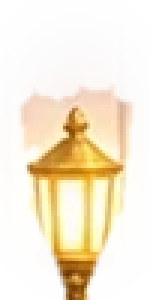
#> input picture assets/terrain/erpien/decoration_home_lantern.webp, 50 x 100 px, given as the content of the folder ../../../assets/terrain/erpien/gate_ground_top_c.webp, which was not available (shown 3 times larger)
$ python erpien_self_check.py ../../../assets/terrain/erpien/decoration_home_lantern.webp ../../../assets/terrain/erpien/gate_ground_top_c.webp ../../../assets/terrain/erpien/gate_ground_top_c.webp
#> lines starting #> are read from the running program, lines starting #| are printed output that depends on the picture; after the words box and inside, x2 and y2 are one past the last pixel; in counts of white or black regions, pixels touching at a corner belong together
"""Erpien terrain self-check. Run it BEFORE delivering, and put its full output in the delivery.

    python erpien_self_check.py ORIGINAL_DIR NEW_DIR [MASTER_DIR]

ORIGINAL_DIR  the original assets/terrain/erpien/ files (attached to the brief)
NEW_DIR       your new .webp files, same file names
MASTER_DIR    optional: your 2x master PNGs (same names, .png). Each must downscale by exactly 50% to the delivered file.

Every line must say PASS. Any FAIL means the delivery is not ready. The thresholds are the ones the game review uses.
Needs: pip install numpy pillow
"""
import os, sys
import numpy as np
from PIL import Image

WALK = {}
for p in ('left', 'right', 'middle_a', 'middle_b', 'middle_c', 'inner_strip'): WALK['stone_' + p] = 95
WALK.update({'stone_single_small': 46, 'stone_single_medium': 42, 'stone_ground_cliff_left': 60, 'stone_ground_cliff_right': 60})
for p in ('', '_a', '_b', '_c'): WALK['stone_ground_top' + p] = 60; WALK['home_ground_top' + p] = 69
for p in ('left', 'right', 'middle_a', 'middle_b', 'middle_c'): WALK['home_' + p] = 69
WALK.update({'home_single_small': 12, 'home_ground_cliff_left': 69, 'home_ground_cliff_right': 69})
# pairs that are drawn side by side in the game: right edge of the first meets left edge of the second
SEAMS = [(f'{g}_{a}', f'{g}_{b}') for g in ('stone', 'home') for a, b in (('left', 'middle_a'), ('middle_a', 'middle_b'), ('middle_b', 'middle_c'),
                                                                         ('middle_c', 'right'), ('middle_c', 'middle_a'), ('middle_a', 'middle_a'))]
SEAMS += [('stone_inner_strip', 'stone_middle_a'), ('stone_middle_c', 'stone_inner_strip'), ('stone_ground_top_a', 'stone_ground_top_b'),
          ('stone_ground_top_c', 'stone_ground_top'), ('home_ground_top_a', 'home_ground_top_b'), ('home_ground_top_c', 'home_ground_top')]
TILES = ['stone_ground_body_a', 'stone_ground_body_b', 'home_ground_body_a', 'home_ground_body_b']
BODY_START = {'stone': 118, 'home': 560}
results = []


def check(name, ok, detail):
    results.append(ok)
    print(('PASS  ' if ok else 'FAIL  ') + f'{name:44s} {detail}')


def load(p):
    return np.array(Image.open(p).convert('RGBA')).astype(float)


def lum(a):
    return a[:, :, :3] @ [0.299, 0.587, 0.114] / 2.55


def sharpness(a):  # mean |Laplacian| over fully opaque pixels: fine edge detail
    L = a[:, :, :3] @ [0.299, 0.587, 0.114]; m = a[:, :, 3] > 250
    lap = np.abs(4 * L[1:-1, 1:-1] - L[:-2, 1:-1] - L[2:, 1:-1] - L[1:-1, :-2] - L[1:-1, 2:])
    mm = m[1:-1, 1:-1] & m[:-2, 1:-1] & m[2:, 1:-1] & m[1:-1, :-2] & m[1:-1, 2:]
    return float(lap[mm].mean()) if mm.any() else 0.0


def shading(a):  # spread of 16x16 block brightness: large light/dark masses
    L = lum(a); m = a[:, :, 3] > 200; h, w = L.shape
    b = [L[y:y + 16, x:x + 16][m[y:y + 16, x:x + 16]].mean() for y in range(0, h - 15, 16) for x in range(0, w - 15, 16) if m[y:y + 16, x:x + 16].mean() > .9]
    return float(np.std(b)) if b else 0.0


def flat(a):  # share of opaque pixels with almost no brightness change
    L = lum(a); m = a[:, :, 3] > 200; gy, gx = np.gradient(L)
    return float(((np.abs(gx) + np.abs(gy)) < 0.6)[m].mean() * 100) if m.any() else 0.0


def topline(a):  # median first opaque row over the middle 60% of the columns
    m = a[:, :, 3] > 128; h, w = m.shape
    t = [int(np.argmax(m[:, x])) for x in range(int(w * .2), int(w * .8)) if m[:, x].any()]
    return int(np.median(t)) if t else -1


def main():
    if len(sys.argv) < 3:
        sys.exit(__doc__)
    O, N = sys.argv[1], sys.argv[2]; M = sys.argv[3] if len(sys.argv) > 3 else None
    names = sorted(f[:-5] for f in os.listdir(N) if f.endswith('.webp') and os.path.exists(os.path.join(O, f)))
    for n in names:
        a = load(os.path.join(N, n + '.webp')); o = load(os.path.join(O, n + '.webp'))
        check(f'{n}: size', a.shape == o.shape, f'{a.shape[1]}x{a.shape[0]} (original {o.shape[1]}x{o.shape[0]})')
        if a.shape != o.shape: continue
        so, sn = sharpness(o), sharpness(a)
#> in sharpness, `m = a[:, :, 3] > 250`:
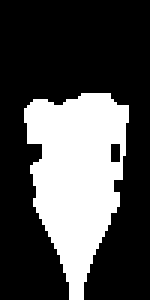
#> m: shape (100, 50) bool (shown 3 times larger); 30.4% white; 1 white region, box (x1, y1, x2, y2) and area: (8, 31, 43, 100) 1518
#> in sharpness, `lap = np.abs(4 * L[1:-1, 1:-1] - L[:-2, 1:-1] - L[2:, 1:-1] - L[1:-1, ..`:
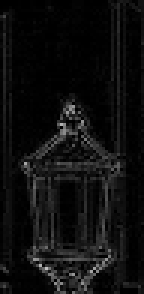
#> lap: shape (98, 48) float64 (shown 3 times larger); min 0, max 191.9, mean 15
#> in sharpness, `mm = m[1:-1, 1:-1] & m[:-2, 1:-1] & m[2:, 1:-1] & m[1:-1, :-2] & m[1:-..`:
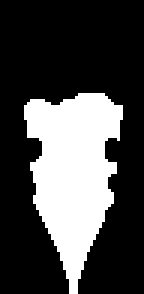
#> mm: shape (98, 48) bool (shown 3 times larger); 28.2% white; 1 white region, box (x1, y1, x2, y2) and area: (8, 31, 41, 98) 1327
        check(f'{n}: sharpness >= original', sn >= so * 0.95, f'{sn:.1f} (original {so:.1f})')
        # P7: 3-4x the original's edge energy was speckle noise and over-sharpened brick grids in the game
        check(f'{n}: not noisier than 1.8x original', sn <= so * 1.8, f'{sn:.1f} (original {so:.1f})')
        ho, hn = shading(o), shading(a)
        if ho > 0: check(f'{n}: shading >= original', hn >= ho * 0.9, f'{hn:.1f} (original {ho:.1f})')
        fo, fn = flat(o), flat(a)
        check(f'{n}: flat area <= original + 5', fn <= fo + 5, f'{fn:.0f}% (original {fo:.0f}%)')
        mo = a[:, :, 3] > 128; mo2 = o[:, :, 3] > 128
        cn = a[mo][:, :3].mean(0); co = o[mo2][:, :3].mean(0)
        check(f'{n}: mean colour close to original', float(np.abs(cn - co).max()) <= 14,
              '#%02x%02x%02x (original #%02x%02x%02x)' % (*[int(v) for v in cn], *[int(v) for v in co]))
        if n in WALK:
            # the game puts the walk row WALK[n] on the platform top; the original's own top line (often 2-4 rows
            # higher: a lip) is what is known to look right in the game, so the new top line must match it
            w = WALK[n]; t, to = topline(a), topline(o)
            check(f'{n}: top line = original top line', abs(t - to) <= 2, f'row {t} (original {to}, walk row {w})')
            band = (a[max(0, w - 8):w, :, 3] > 128).mean() * 100; above = (a[:max(0, w - 8), :, 3] > 128).mean() * 100
            bo = (o[max(0, w - 8):w, :, 3] > 128).mean() * 100; ao = (o[:max(0, w - 8), :, 3] > 128).mean() * 100
            check(f'{n}: nothing tall above the walk row', band <= max(30, bo + 5) and above <= ao + 1,
                  f'{band:.0f}% in the 8 rows above (original {bo:.0f}%), {above:.1f}% higher up (original {ao:.1f}%)')
        if n.endswith('inner_strip'):
            m = a[:, :, 3] > 128; bot = [int(np.nonzero(c)[0].max()) for c in m.T if c.any()]
            check(f'{n}: flat bottom outline', max(bot) - min(bot) <= 4, f'rows {min(bot)}..{max(bot)}')
        if M:
            mp = os.path.join(M, n + '.png')
            if os.path.exists(mp):
                mi = Image.open(mp).convert('RGBA')
                ok2 = mi.size == (a.shape[1] * 2, a.shape[0] * 2)
                d = np.abs(np.array(mi.resize((a.shape[1], a.shape[0]), Image.LANCZOS)).astype(float) - a)[a[:, :, 3] > 0].mean() if ok2 else 999
                check(f'{n}: 2x master downscales to the file', ok2 and d <= 3, f'master {mi.size[0]}x{mi.size[1]}, difference {d:.1f}')
            else:
                check(f'{n}: 2x master present', False, 'missing ' + mp)
    have = set(names)
    # joins: the new art must be at least as clean as the original (which is known to look right in the game)
    def seam(d, x, y):
        A, B = load(os.path.join(d, x + '.webp')), load(os.path.join(d, y + '.webp'))
        m = (A[:, -1, 3] > 128) & (B[:, 0, 3] > 128)
        return (float(np.abs(A[:, -1, :3] - B[:, 0, :3])[m].mean()) if m.any() else 0.0), int(((A[:, -1, 3] > 128) != (B[:, 0, 3] > 128)).sum())
    for x, y in SEAMS:
        if x in have and y in have:
            d, am = seam(N, x, y); do, amo = seam(O, x, y)
            check(f'seam {x} | {y}', d <= max(1.0, do) and am <= max(2, amo), f'edge difference {d:.1f} (original {do:.1f}), alpha mismatch {am} (original {amo})')
    def tile(d, n):
        A = load(os.path.join(d, n + '.webp')); body = A[:-1] if A[-1, :, 3].mean() < 128 else A   # ignore a transparent last row
        return float(np.abs(body[0, :, :3] - body[-1, :, :3]).mean()), float(np.abs(body[:, 0, :3] - body[:, -1, :3]).mean()), float(body[:, :, 3].min()), A
    for n in TILES:
        if n in have:
            tb, lr, mn, A = tile(N, n); tbo, lro, mno, _ = tile(O, n)
            check(f'{n}: tiles 4 ways, opaque', tb <= max(1.0, tbo) and lr <= max(1.0, lro) and mn >= min(250, mno),
                  f'top/bottom {tb:.1f} (original {tbo:.1f}), left/right {lr:.1f} (original {lro:.1f}), min alpha {mn:.0f}')
            big = Image.new('RGB', (A.shape[1] * 3, A.shape[0] * 3)); im = Image.fromarray(A.astype(np.uint8)).convert('RGB')
            for i in range(3):
                for j in range(3): big.paste(im, (i * A.shape[1], j * A.shape[0]))
            out = os.path.join(N, n + '_3x3_preview.jpg'); big.save(out, quality=88)
            print(f'      wrote {out} (look at it: the repeat must not be readable)')
    for g, start in BODY_START.items():
        top, body = os.path.join(N, f'{g}_ground_top_a.webp'), os.path.join(N, f'{g}_ground_body_a.webp')
        if os.path.exists(top) and os.path.exists(body):
            T, B = load(top), load(body)
            To, Bo = load(os.path.join(O, f'{g}_ground_top_a.webp')), load(os.path.join(O, f'{g}_ground_body_a.webp'))
            join = lambda T_, B_: float(np.abs(T_[start:start + 8, :, :3].reshape(-1, 3).mean(0) - B_[:8, :, :3].reshape(-1, 3).mean(0)).max())
            if T.shape[0] > start + 8:
                d, do = join(T, B), join(To, Bo)
                check(f'{g}: top strip row {start} meets body row 0', d <= max(3.0, do), f'difference {d:.1f} (original {do:.1f})')
            for side in ('left', 'right'):
                c = os.path.join(N, f'{g}_ground_cliff_{side}.webp')
                if os.path.exists(c):
                    def inner(C_, B_):
                        reg = C_[200:500, -30:] if side == 'left' else C_[200:500, :30]; m = reg[:, :, 3] > 128
                        return float(np.abs(reg[m][:, :3].mean(0) - B_[:, :, :3].reshape(-1, 3).mean(0)).max()) if m.any() else 99.0
                    d = inner(load(c), B); do = inner(load(os.path.join(O, f'{g}_ground_cliff_{side}.webp')), Bo)
                    check(f'{g}: cliff {side} inner 30px matches body', d <= max(3.0, do), f'difference {d:.1f} (original {do:.1f})')
    print(f'\n{sum(results)}/{len(results)} PASS' + ('' if all(results) else '  ->  NOT READY, fix every FAIL first'))
    sys.exit(0 if all(results) else 1)


main()
#> in main, `so, sn = sharpness(o), sharpness(a)`: so = 23.47
#> in lum, `return a[:, :, :3] @ [0.299, 0.587, 0.114] / 2.55`:
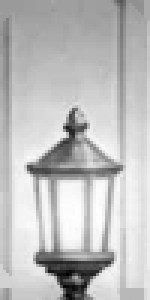
#> returned value: shape (100, 50) float64 (shown 3 times larger); min 23.94, max 99.46, mean 80.4; drawn with min black and max white
#> in shading, `m = a[:, :, 3] > 200`:
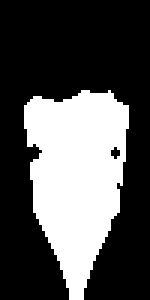
#> m: shape (100, 50) bool (shown 3 times larger); 32.6% white; 1 white region, box (x1, y1, x2, y2) and area: (8, 30, 43, 100) 1629
#> in shading, `b = [L[y:y + 16, x:x + 16][m[y:y + 16, x:x + 16]].mean() for y in rang..`: b = [79.05, 71.26, 91.11]
#> in main, `ho, hn = shading(o), shading(a)`: ho = 8.17
#> in flat, `gy, gx = np.gradient(L)`:
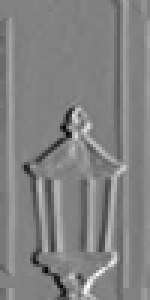
#> gx: shape (100, 50) float64 (shown 3 times larger); min -30.11, max 29.24, mean 0.2; drawn with min black and max white
#> in main, `fo, fn = flat(o), flat(a)`: fo = 10.37
#> in main, `mo = a[:, :, 3] > 128`:
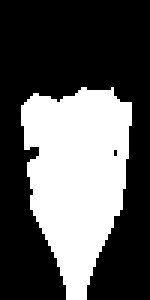
#> mo: shape (100, 50) bool (shown 3 times larger); 35.4% white; 1 white region, box (x1, y1, x2, y2) and area: (7, 29, 44, 100) 1770
#> in main, `cn = a[mo][:, :3].mean(0)`: cn = [232.5, 200.6, 139.6]
#> in main, mi is the input picture: PIL image 50x100 RGBA; mean R, G, B, A 227.8, 200.9, 165.9, 95.4
#> in main, `d = np.abs(np.array(mi.resize((a.shape[1], a.shape[0]), Image.LANCZOS)..`: d = 999
#| FAIL  decoration_home_lantern: 2x master downscales to the file master 50x100, difference 999.0
#| 6/7 PASS  ->  NOT READY, fix every FAIL first
#> (the run stopped early here; a loop or call above may not have finished)
